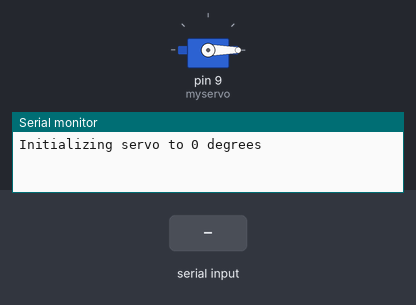
A sketch run on a simulated Arduino Uno, built with avr-gcc and run on an emulated ATmega328P. Parts: servo, the last lines printed to the serial monitor. The test bench sets the inputs (shaded band).

Above: at 1.2 s.
1.3 s: "90,45\n" received over Serial
At 2.3 s:
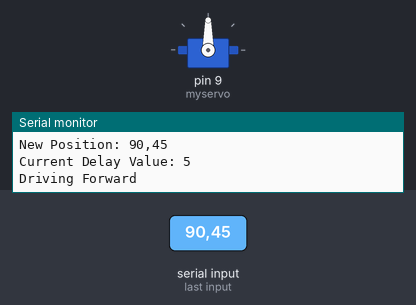
3.3 s: "30,150\n" received over Serial
At 4.9 s:
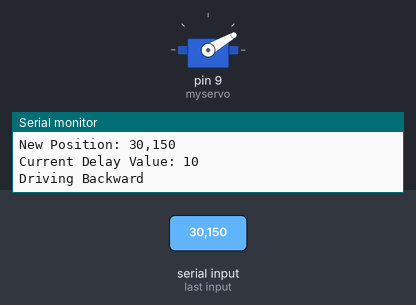
5.4 s: "200\n" received over Serial
At 8.0 s:
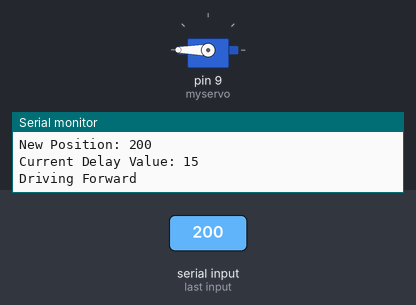
Timing chart, 0 to 9.5 s (numbered marks = the images above; inputs shaded):
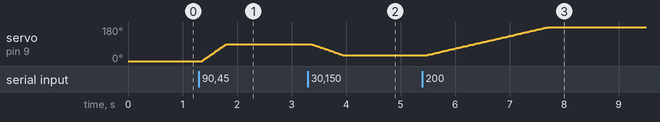

Measured:
- after the input at 1.3 s, servo on pin 9 (myservo): moves from 0° to 90° over 0.45 s, starting after 0.05 s
- after the input at 3.3 s, servo on pin 9 (myservo): moves from 90° to 30° over 0.60 s, starting after 0.06 s
- after the input at 5.4 s, servo on pin 9 (myservo): moves from 30° to 180° over 2.2 s, starting after 0.06 s

The sketch:

servo.ino
```cpp
//www.elegoo.com
//2016.12.08
/*
#include <Servo.h>

Servo myservo;  // create servo object to control a servo
// twelve servo objects can be created on most boards

int pos = 0;    // variable to store the servo position
//int servo_val = 90;

void setup() {
  Serial.begin(9600);
  myservo.attach(9);  // attaches the servo on pin 9 to the servo object
}

void loop() {

  for (pos = 0; pos <= 180; pos += 1) { // goes from 0 degrees to 180 degrees
    // in steps of 1 degree
    myservo.write(pos);              // tell servo to go to position in variable 'pos'
    delay(15);                       // waits 15ms for the servo to reach the position
  }
  for (pos = 180; pos >= 0; pos -= 1) { // goes from 180 degrees to 0 degrees
    myservo.write(pos);              // tell servo to go to position in variable 'pos'
    delay(15);                       // waits 15ms for the servo to reach the position
  }
  */
  /*
  myservo.write(servo_val);
  servo_val = (servo_val-90)*(-1);
  delay(1000);
  */
//}
```

exercise_1_prismatic_joint.ino
```cpp
#include <Servo.h>

Servo myservo;  // create servo object to control a servo
// twelve servo objects can be created on most boards

int curr_pos = 0;    // variable to store the servo position
int delay_val = 5;
//int servo_val = 90;

void setup() {
  // put your setup code here, to run once:
  Serial.begin(9600);
  Serial.setTimeout(10);
  myservo.attach(9);  // attaches the servo on pin 9 to the servo object

  Serial.println("Initializing servo to 0 degrees");
  myservo.write(curr_pos); //Initialize the servo to 0 degrees
}

void loop() {
  // put your main code here, to run repeatedly:
  //Serial.println("Hello from Arduino!");
  //delay(1000);
  //incomingByte = Serial.read();

  while (Serial.available() > 0){
    String str = Serial.readString();
    str.trim();
    //int pos = str.toInt();
    int new_pos = str.toInt();
    Serial.println("---------------------------");
    Serial.println("New Position: " + str);
    Serial.println("Current Delay Value: " + String(delay_val));

    int pos_incr = 1;
    if (new_pos > curr_pos){
      Serial.println("Driving Forward");

      for (int pos = curr_pos; pos <= new_pos; pos += pos_incr) { // goes from 0 degrees to 180 degrees
        // in steps of 1 degree
        myservo.write(pos);              // tell servo to go to position in variable 'pos'
        delay(delay_val);                       // waits 15ms for the servo to reach the position
      }
    }
    else if(new_pos < curr_pos){
      Serial.println("Driving Backward");

      for (int pos = curr_pos; pos >= new_pos; pos -= pos_incr) { // goes from 0 degrees to 180 degrees
        // in steps of 1 degree
        myservo.write(pos);              // tell servo to go to position in variable 'pos'
        delay(delay_val);                       // waits 15ms for the servo to reach the position
      }
    }
    else{
      Serial.println("Going Nowhere");
    }


    curr_pos = new_pos; //Write the given position as new position

    if (delay_val == 15){
      delay_val = 5;
    }
    else{
      delay_val += 5;
    }


    //myservo.write(pos);              // tell servo to go to position in variable 'pos'
  }

}
```
